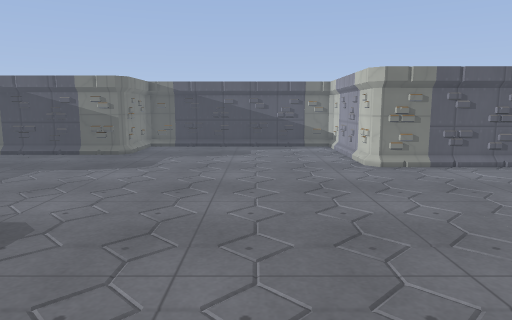
view 1 (above)

14 first-person views from a walk through a level from a Godot 3-D game. The camera is 1.4 m above the floor, tilts 8° down and sees 70° across. The floor is counted in squares, 0.6 m on a side. Each view is taken from the middle of a square. On the plan, view 1 faces up. The plan holds only what a view shows up to about 20 squares ahead; the rest is blank. Characters and animated objects are not drawn. Surface patterns are stand-ins for the level's own textures.

view 2
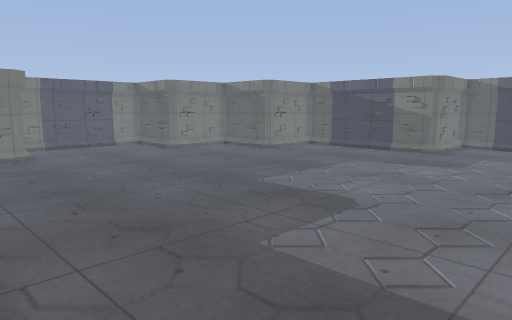

view 3
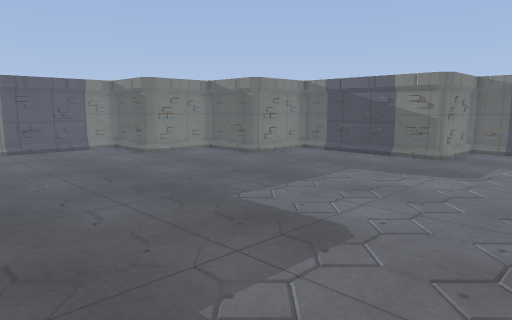

view 4
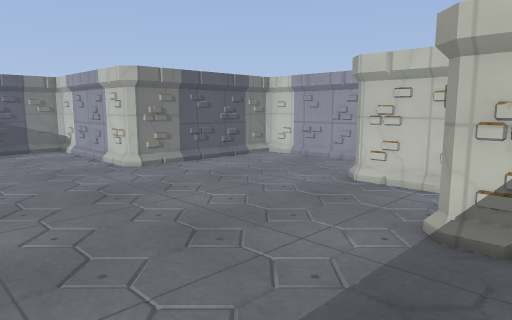

view 5
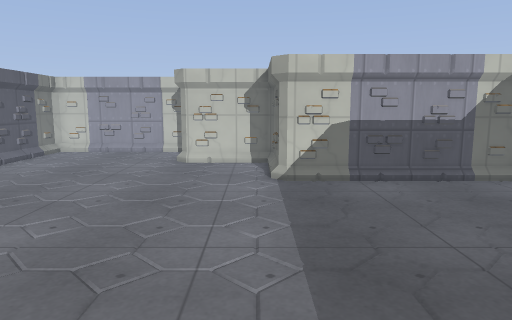

view 6
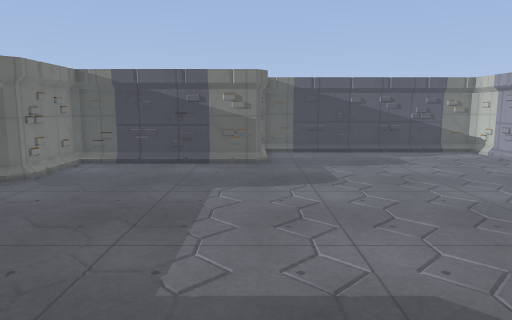

view 7
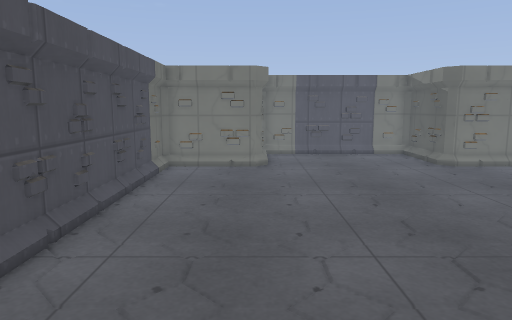

view 8
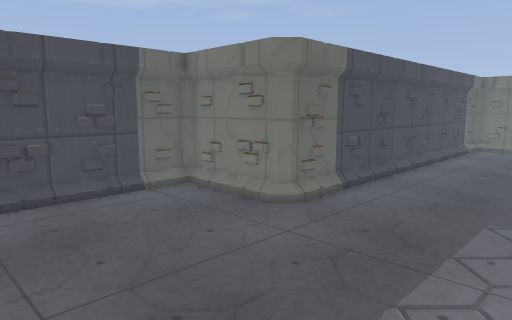

view 9
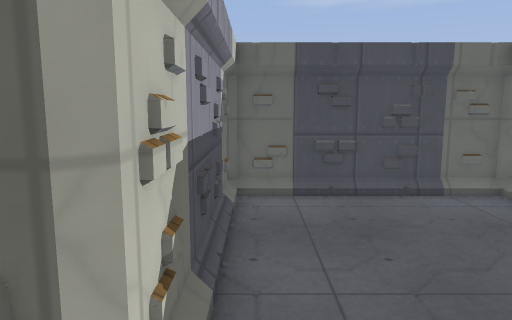

view 10
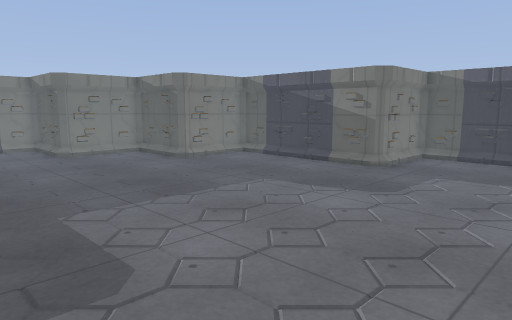

view 11
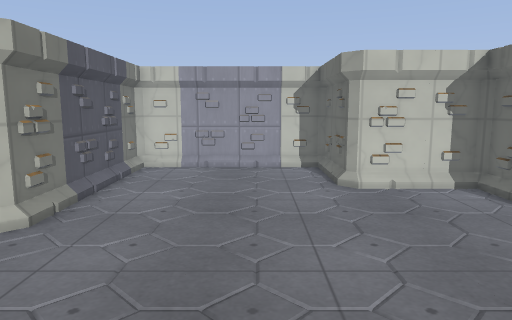

view 12
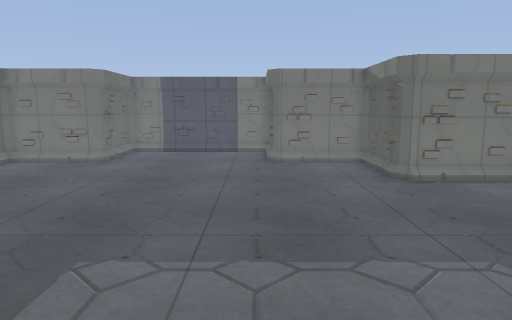

view 13
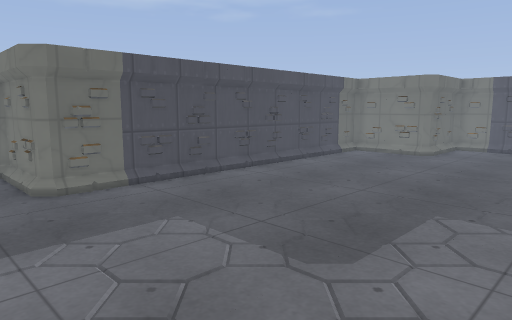

view 14
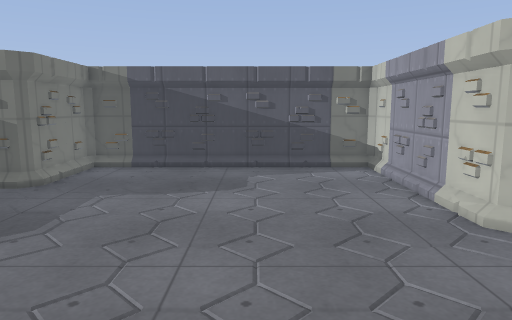

### Floor plan
Points are (right, up) in squares from view 1. A wall is a line through its corners. A room is listed if a view was taken in it or the views show most of it. See-through windows are left out.
Room 1 (views 1, 2, 3, 4, 5, 6, 7, 8, 9, 10, 11, 12, 13, 14)
walls: (-3.1, -0.7) (-2.7, -1.1); (-14.6, 15.1) (-15.1, 14.7); (-14.4, 15.6) (-14.9, 15.4); (4.8, 3) (5, 3.2) (6.1, 3.2); (5.1, 14.6) (4.7, 15.1); (7.1, 3.2) (8.5, 3.2) (8.8, 3.5) (8.8, 7.2) (12.5, 7.2) (12.8, 7.5) (12.8, 14.5) (12.5, 14.7) (4.8, 14.7) (4.8, 22.5) (4.5, 22.8) (-6.5, 22.8) (-6.7, 22.5) (-6.7, 19) (-7, 18.8) (-14.5, 18.8) (-14.7, 18.5) (-14.7, 14.7) (-18.5, 14.7); (-2.8, -4.4) (-2.5, -4.8); (-18.8, 11) (-19, 10.8) (-22.5, 10.8) (-22.8, 10.5) (-22.8, 3.5) (-22.5, 3.2) (-19, 3.2) (-18.8, 3) (-18.8, -0.7) (-2.8, -0.7) (-2.8, -4.7) (4.5, -4.7) (4.8, -4.5) (4.8, 3.2); (8.8, 7) (9, 7.2); (9.6, 7) (9.8, 7.4); (-18.8, 14.6) (-18.8, 10.8); (-18.8, -0.4) (-18.4, -0.8)

Where each view was taken, in squares from view 1:
view 1: 0 up, 0 right, facing up
view 2: 1 down, 0 right, facing up-left
view 3: 1 up, 1 left, facing up-left
view 4: 1 up, 2 left, facing up-right
view 5: 4 up, 7 left, facing right
view 6: 3 up, 7 left, facing up
view 7: 3 up, 4 left, facing left
view 8: 5 up, 4 right, facing down-left
view 9: 5 up, 4 right, facing down
view 10: 5 up, 0 right, facing up-left
view 11: 10 up, 2 left, facing right
view 12: 10 up, 3 left, facing left
view 13: 10 up, 0 right, facing down-left
view 14: 8 up, 0 right, facing up
